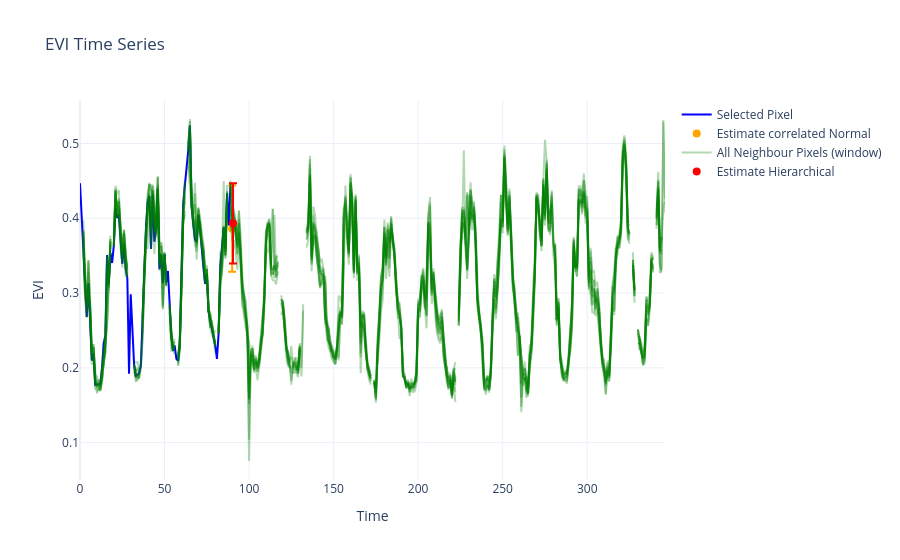

The notebook cell saved with this chart:
### Code cell
import plotly.graph_objects as go

fig = go.Figure()

# Plot whole time series of selected pixel
fig.add_trace(go.Scatter(
    y=inpaint_nans(data).iloc[selPixel, :trainWindowLength],
    mode='lines',
    line=dict(color='blue'),
    opacity=1,
    name='Selected Pixel'
))

#### ------------------------ Inicio Normales Corr

# Error bar (equivalent to plt.errorbar)
fig.add_trace(go.Scatter(
    x=[t],
    y=[est_modeNormCorr.mean()],
    error_y=dict(
        type='data',
        array=[est_modeNormCorr.std()],
        visible=True
    ),
    mode='markers',
    marker=dict(color='orange', size=8),
    name='Estimate correlated Normal'
))



#### ------------------------ Fin Normales Corr




#### ------------------------ Inicio Jerarquico

# Plot all time series of neigbouring pixels
for i in range(10):
    fig.add_trace(go.Scatter(
        y=data.iloc[i, :],
        mode='lines',
        opacity=0.3,
        line=dict(color='green'),
        name='All Neighbour Pixels (window)' if i == 0 else None,
        showlegend=(i == 0)
    ))


# Error bar (equivalent to plt.errorbar)
fig.add_trace(go.Scatter(
    x=[t+0.5],
    y=[est_HierarchichalModel.mean()],
    error_y=dict(
        type='data',
        array=[est_HierarchichalModel.std()],
        visible=True
    ),
    mode='markers',
    marker=dict(color='red', size=8),
    name='Estimate Hierarchical'
))

#### ------------------------ Fin jerarquico

fig.update_layout(
    title='EVI Time Series',
    xaxis_title='Time',
    yaxis_title='EVI',
    template='plotly_white'
)

fig.show()

### Figure 1 — Plotly figure (JSON) as saved in the notebook; plotly's stock layout.template omitted (floating-point values rounded to 4 significant figures; data arrays with more than 128 entries replaced by an {"elided": "..."} marker saying what was removed)
{"data": [{"line": {"color": "blue"}, "mode": "lines", "name": "Selected Pixel", "opacity": 1, "type": "scatter", "y": [0.4468, 0.4034, 0.36, 0.2974, 0.2681, 0.3129, 0.2698, 0.2099, 0.2194, 0.1773, 0.1775, 0.1786, 0.1787, 0.1981, 0.2326, 0.2428, 0.3508, 0.3123, 0.3536, 0.3402, 0.3634, 0.4133, 0.4005, 0.4038, 0.3657, 0.3392, 0.3669, 0.3327, 0.32, 0.1921, 0.2983, 0.2512, 0.2042, 0.1894, 0.1904, 0.1933, 0.2031, 0.2655, 0.3353, 0.3856, 0.4216, 0.4296, 0.3589, 0.4309, 0.3686, 0.3866, 0.4387, 0.3319, 0.3514, 0.313, 0.3522, 0.3143, 0.3295, 0.2871, 0.2441, 0.2228, 0.2298, 0.212, 0.2093, 0.2319, 0.3263, 0.418, 0.4433, 0.4667, 0.49, 0.524, 0.4174, 0.3923, 0.3714, 0.3679, 0.4045, 0.3864, 0.3546, 0.3346, 0.3123, 0.3255, 0.2756, 0.2643, 0.2523, 0.2421, 0.2293, 0.2119, 0.247, 0.3362, 0.3585, 0.3883, 0.3595, 0.4333, 0.3905, 0.4457]}, {"error_y": {"array": [0.05775], "type": "data", "visible": true}, "marker": {"color": "orange", "size": 8}, "mode": "markers", "name": "Estimate correlated Normal", "type": "scatter", "x": [90], "y": [0.3861]}, {"line": {"color": "green"}, "mode": "lines", "name": "All Neighbour Pixels (window)", "opacity": 0.3, "showlegend": true, "type": "scatter", "y": {"elided": "347 float values"}}, {"line": {"color": "green"}, "mode": "lines", "opacity": 0.3, "showlegend": false, "type": "scatter", "y": {"elided": "347 float values"}}, {"line": {"color": "green"}, "mode": "lines", "opacity": 0.3, "showlegend": false, "type": "scatter", "y": {"elided": "347 float values"}}, {"line": {"color": "green"}, "mode": "lines", "opacity": 0.3, "showlegend": false, "type": "scatter", "y": {"elided": "347 float values"}}, {"line": {"color": "green"}, "mode": "lines", "opacity": 0.3, "showlegend": false, "type": "scatter", "y": {"elided": "347 float values"}}, {"line": {"color": "green"}, "mode": "lines", "opacity": 0.3, "showlegend": false, "type": "scatter", "y": {"elided": "347 float values"}}, {"line": {"color": "green"}, "mode": "lines", "opacity": 0.3, "showlegend": false, "type": "scatter", "y": {"elided": "347 float values"}}, {"line": {"color": "green"}, "mode": "lines", "opacity": 0.3, "showlegend": false, "type": "scatter", "y": {"elided": "347 float values"}}, {"line": {"color": "green"}, "mode": "lines", "opacity": 0.3, "showlegend": false, "type": "scatter", "y": {"elided": "347 float values"}}, {"line": {"color": "green"}, "mode": "lines", "opacity": 0.3, "showlegend": false, "type": "scatter", "y": {"elided": "347 float values"}}, {"error_y": {"array": [0.05373], "type": "data", "visible": true}, "marker": {"color": "red", "size": 8}, "mode": "markers", "name": "Estimate Hierarchical", "type": "scatter", "x": [90.5], "y": [0.3932]}], "layout": {"title": {"text": "EVI Time Series"}, "xaxis": {"title": {"text": "Time"}}, "yaxis": {"title": {"text": "EVI"}}}}
